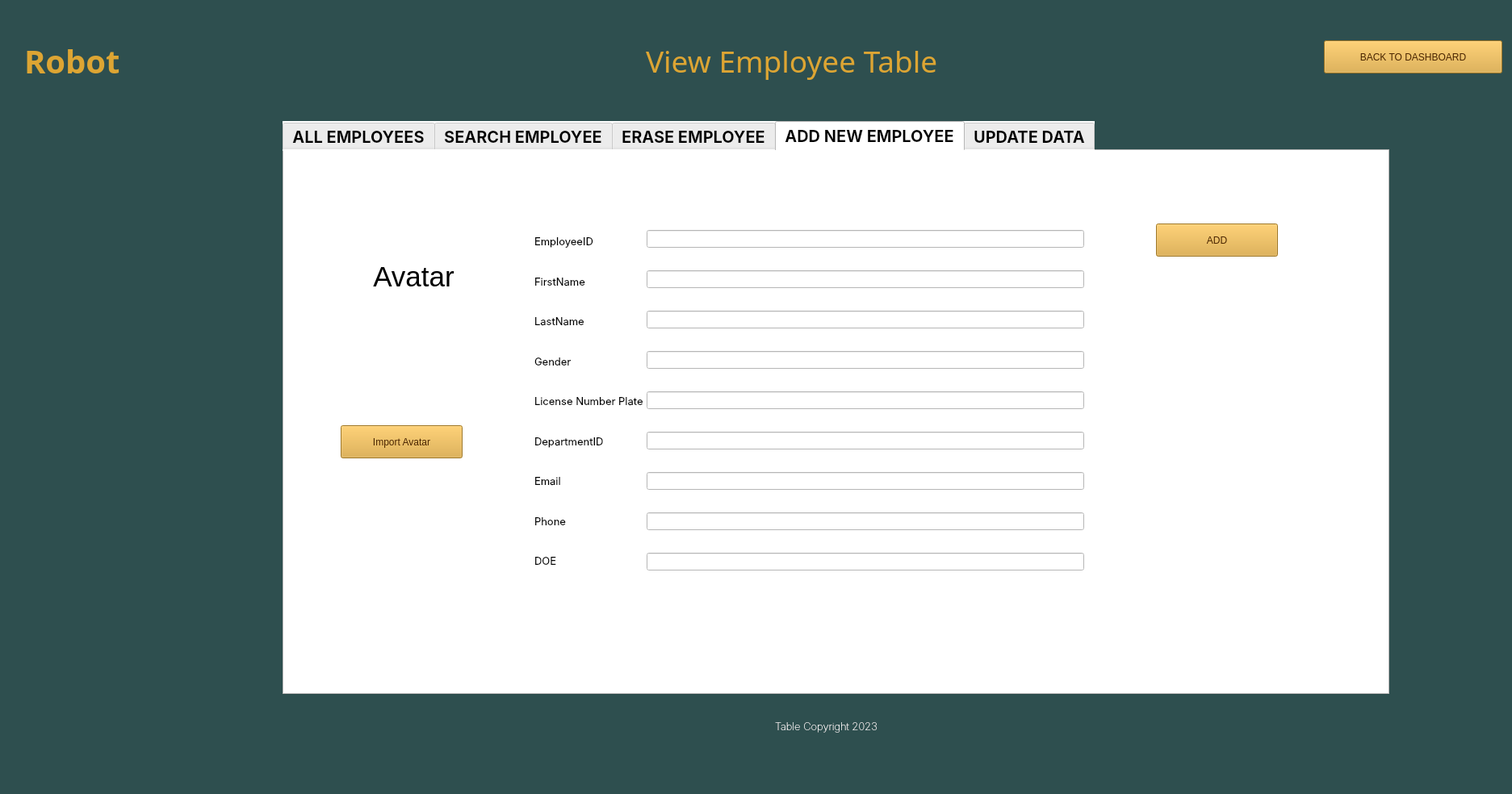
<?xml version="1.0" encoding="UTF-8"?>
<ui version="4.0">
 <class>Form</class>
 <widget class="QWidget" name="Form">
  <property name="geometry">
   <rect>
    <x>0</x>
    <y>0</y>
    <width>1873</width>
    <height>984</height>
   </rect>
  </property>
  <property name="minimumSize">
   <size>
    <width>681</width>
    <height>400</height>
   </size>
  </property>
  <property name="windowTitle">
   <string>REGISTRO DE PRODUCTOS</string>
  </property>
  <property name="styleSheet">
   <string notr="true">background-color: rgb(0, 0, 255);</string>
  </property>
  <widget class="QWidget" name="background" native="true">
   <property name="geometry">
    <rect>
     <x>0</x>
     <y>0</y>
     <width>1920</width>
     <height>1080</height>
    </rect>
   </property>
   <property name="minimumSize">
    <size>
     <width>0</width>
     <height>0</height>
    </size>
   </property>
   <property name="autoFillBackground">
    <bool>false</bool>
   </property>
   <property name="styleSheet">
    <string notr="true">
background-color: rgb(46, 79, 79);</string>
   </property>
   <widget class="QLabel" name="label_17">
    <property name="geometry">
     <rect>
      <x>800</x>
      <y>10</y>
      <width>521</width>
      <height>131</height>
     </rect>
    </property>
    <property name="font">
     <font>
      <family>SF Pro Rounded</family>
      <pointsize>28</pointsize>
      <weight>10</weight>
      <italic>false</italic>
      <bold>false</bold>
     </font>
    </property>
    <property name="styleSheet">
     <string notr="true">color: rgb(221, 165, 51);
background-color: transparent;
font: 81 28pt &quot;SF Pro Rounded&quot;;</string>
    </property>
    <property name="text">
     <string>View Employee Table</string>
    </property>
   </widget>
   <widget class="QLabel" name="label_18">
    <property name="geometry">
     <rect>
      <x>960</x>
      <y>870</y>
      <width>161</width>
      <height>61</height>
     </rect>
    </property>
    <property name="font">
     <font>
      <family>SF Pro Display</family>
      <pointsize>10</pointsize>
      <weight>1</weight>
      <italic>false</italic>
      <bold>false</bold>
     </font>
    </property>
    <property name="styleSheet">
     <string notr="true">color:rgb(255, 255, 255);
font: 12 10pt &quot;SF Pro Display&quot;;
background-color: transparent;
</string>
    </property>
    <property name="text">
     <string>Table Copyright 2023</string>
    </property>
   </widget>
   <widget class="QTabWidget" name="pantalla">
    <property name="geometry">
     <rect>
      <x>350</x>
      <y>150</y>
      <width>1371</width>
      <height>711</height>
     </rect>
    </property>
    <property name="sizePolicy">
     <sizepolicy hsizetype="Expanding" vsizetype="Expanding">
      <horstretch>0</horstretch>
      <verstretch>0</verstretch>
     </sizepolicy>
    </property>
    <property name="font">
     <font>
      <family>SF Pro Display</family>
      <pointsize>15</pointsize>
      <weight>75</weight>
      <italic>false</italic>
      <bold>true</bold>
      <underline>false</underline>
      <stylestrategy>PreferDefault</stylestrategy>
      <kerning>true</kerning>
     </font>
    </property>
    <property name="mouseTracking">
     <bool>false</bool>
    </property>
    <property name="tabletTracking">
     <bool>false</bool>
    </property>
    <property name="focusPolicy">
     <enum>Qt::TabFocus</enum>
    </property>
    <property name="acceptDrops">
     <bool>false</bool>
    </property>
    <property name="layoutDirection">
     <enum>Qt::LeftToRight</enum>
    </property>
    <property name="styleSheet">
     <string notr="true">background-color: rgb(255, 255, 255);



color: rgb(0, 0, 0);</string>
    </property>
    <property name="tabPosition">
     <enum>QTabWidget::North</enum>
    </property>
    <property name="tabShape">
     <enum>QTabWidget::Rounded</enum>
    </property>
    <property name="currentIndex">
     <number>3</number>
    </property>
    <property name="tabsClosable">
     <bool>false</bool>
    </property>
    <widget class="QWidget" name="tab_5">
     <attribute name="title">
      <string>ALL EMPLOYEES</string>
     </attribute>
     <widget class="QTableWidget" name="table_employees">
      <property name="geometry">
       <rect>
        <x>30</x>
        <y>60</y>
        <width>1251</width>
        <height>581</height>
       </rect>
      </property>
      <property name="sizePolicy">
       <sizepolicy hsizetype="Expanding" vsizetype="Expanding">
        <horstretch>0</horstretch>
        <verstretch>0</verstretch>
       </sizepolicy>
      </property>
      <property name="font">
       <font>
        <family>SF Pro Display</family>
        <pointsize>10</pointsize>
        <weight>75</weight>
        <italic>false</italic>
        <bold>true</bold>
       </font>
      </property>
      <property name="autoFillBackground">
       <bool>false</bool>
      </property>
      <property name="styleSheet">
       <string notr="true"/>
      </property>
      <property name="textElideMode">
       <enum>Qt::ElideLeft</enum>
      </property>
      <property name="sortingEnabled">
       <bool>false</bool>
      </property>
      <property name="rowCount">
       <number>0</number>
      </property>
      <property name="columnCount">
       <number>10</number>
      </property>
      <attribute name="horizontalHeaderCascadingSectionResizes">
       <bool>false</bool>
      </attribute>
      <attribute name="horizontalHeaderDefaultSectionSize">
       <number>150</number>
      </attribute>
      <attribute name="horizontalHeaderShowSortIndicator" stdset="0">
       <bool>false</bool>
      </attribute>
      <attribute name="verticalHeaderCascadingSectionResizes">
       <bool>false</bool>
      </attribute>
      <attribute name="verticalHeaderShowSortIndicator" stdset="0">
       <bool>false</bool>
      </attribute>
      <column>
       <property name="text">
        <string>Avatar</string>
       </property>
       <property name="font">
        <font>
         <family>MS Shell Dlg 2</family>
         <weight>75</weight>
         <bold>true</bold>
        </font>
       </property>
      </column>
      <column>
       <property name="text">
        <string>EmployeeID</string>
       </property>
       <property name="font">
        <font>
         <weight>75</weight>
         <bold>true</bold>
        </font>
       </property>
       <property name="textAlignment">
        <set>AlignCenter</set>
       </property>
       <property name="background">
        <color>
         <red>255</red>
         <green>0</green>
         <blue>191</blue>
        </color>
       </property>
      </column>
      <column>
       <property name="text">
        <string>FirstName</string>
       </property>
       <property name="font">
        <font>
         <weight>75</weight>
         <bold>true</bold>
        </font>
       </property>
       <property name="textAlignment">
        <set>AlignCenter</set>
       </property>
       <property name="background">
        <color>
         <red>85</red>
         <green>255</green>
         <blue>127</blue>
        </color>
       </property>
      </column>
      <column>
       <property name="text">
        <string>LastName</string>
       </property>
       <property name="font">
        <font>
         <weight>75</weight>
         <bold>true</bold>
        </font>
       </property>
       <property name="textAlignment">
        <set>AlignCenter</set>
       </property>
       <property name="background">
        <color>
         <red>255</red>
         <green>248</green>
         <blue>53</blue>
        </color>
       </property>
      </column>
      <column>
       <property name="text">
        <string>Gender</string>
       </property>
       <property name="font">
        <font>
         <weight>75</weight>
         <bold>true</bold>
        </font>
       </property>
       <property name="textAlignment">
        <set>AlignCenter</set>
       </property>
       <property name="background">
        <color>
         <red>0</red>
         <green>170</green>
         <blue>127</blue>
        </color>
       </property>
      </column>
      <column>
       <property name="text">
        <string>License Number Plate</string>
       </property>
       <property name="font">
        <font>
         <weight>75</weight>
         <bold>true</bold>
        </font>
       </property>
      </column>
      <column>
       <property name="text">
        <string>DepartmentID</string>
       </property>
       <property name="font">
        <font>
         <weight>75</weight>
         <bold>true</bold>
        </font>
       </property>
      </column>
      <column>
       <property name="text">
        <string>Email</string>
       </property>
       <property name="font">
        <font>
         <weight>75</weight>
         <bold>true</bold>
        </font>
       </property>
       <property name="textAlignment">
        <set>AlignCenter</set>
       </property>
       <property name="background">
        <color>
         <red>255</red>
         <green>170</green>
         <blue>0</blue>
        </color>
       </property>
      </column>
      <column>
       <property name="text">
        <string>Phone</string>
       </property>
       <property name="font">
        <font>
         <family>Nirmala UI</family>
         <weight>75</weight>
         <bold>true</bold>
        </font>
       </property>
      </column>
      <column>
       <property name="text">
        <string>DOE</string>
       </property>
       <property name="font">
        <font>
         <weight>75</weight>
         <bold>true</bold>
        </font>
       </property>
      </column>
     </widget>
     <widget class="QPushButton" name="bt_refresh">
      <property name="geometry">
       <rect>
        <x>1050</x>
        <y>10</y>
        <width>151</width>
        <height>41</height>
       </rect>
      </property>
      <property name="styleSheet">
       <string notr="true">background-color: rgb(221, 165, 51);
color: rgb(74, 37, 0);

font: 81 10pt &quot;SF Pro Rounded&quot;;
</string>
      </property>
      <property name="text">
       <string>REFRESH</string>
      </property>
     </widget>
    </widget>
    <widget class="QWidget" name="tab">
     <attribute name="title">
      <string>SEARCH EMPLOYEE</string>
     </attribute>
     <widget class="QLineEdit" name="firstnameB">
      <property name="geometry">
       <rect>
        <x>300</x>
        <y>40</y>
        <width>211</width>
        <height>31</height>
       </rect>
      </property>
      <property name="text">
       <string/>
      </property>
     </widget>
     <widget class="QLabel" name="label">
      <property name="geometry">
       <rect>
        <x>40</x>
        <y>40</y>
        <width>241</width>
        <height>31</height>
       </rect>
      </property>
      <property name="font">
       <font>
        <family>SF Pro Display</family>
        <pointsize>13</pointsize>
       </font>
      </property>
      <property name="text">
       <string>FirstName of Employee :</string>
      </property>
     </widget>
     <widget class="QTableWidget" name="table_searching">
      <property name="geometry">
       <rect>
        <x>10</x>
        <y>100</y>
        <width>1201</width>
        <height>471</height>
       </rect>
      </property>
      <property name="font">
       <font>
        <family>SF Pro Display</family>
        <pointsize>10</pointsize>
        <weight>75</weight>
        <italic>false</italic>
        <bold>true</bold>
       </font>
      </property>
      <property name="autoFillBackground">
       <bool>false</bool>
      </property>
      <property name="styleSheet">
       <string notr="true"/>
      </property>
      <property name="rowCount">
       <number>0</number>
      </property>
      <property name="columnCount">
       <number>10</number>
      </property>
      <attribute name="horizontalHeaderCascadingSectionResizes">
       <bool>false</bool>
      </attribute>
      <attribute name="horizontalHeaderDefaultSectionSize">
       <number>150</number>
      </attribute>
      <attribute name="horizontalHeaderShowSortIndicator" stdset="0">
       <bool>false</bool>
      </attribute>
      <attribute name="verticalHeaderCascadingSectionResizes">
       <bool>false</bool>
      </attribute>
      <attribute name="verticalHeaderShowSortIndicator" stdset="0">
       <bool>false</bool>
      </attribute>
      <column>
       <property name="text">
        <string>Avatar</string>
       </property>
       <property name="font">
        <font>
         <weight>75</weight>
         <bold>true</bold>
        </font>
       </property>
      </column>
      <column>
       <property name="text">
        <string>EmployeeID</string>
       </property>
       <property name="font">
        <font>
         <weight>75</weight>
         <bold>true</bold>
        </font>
       </property>
       <property name="textAlignment">
        <set>AlignCenter</set>
       </property>
       <property name="background">
        <color>
         <red>255</red>
         <green>0</green>
         <blue>191</blue>
        </color>
       </property>
      </column>
      <column>
       <property name="text">
        <string>FirstName</string>
       </property>
       <property name="font">
        <font>
         <weight>75</weight>
         <bold>true</bold>
        </font>
       </property>
       <property name="textAlignment">
        <set>AlignCenter</set>
       </property>
       <property name="background">
        <color>
         <red>85</red>
         <green>255</green>
         <blue>127</blue>
        </color>
       </property>
      </column>
      <column>
       <property name="text">
        <string>LastName</string>
       </property>
       <property name="font">
        <font>
         <weight>75</weight>
         <bold>true</bold>
        </font>
       </property>
       <property name="textAlignment">
        <set>AlignCenter</set>
       </property>
       <property name="background">
        <color>
         <red>255</red>
         <green>248</green>
         <blue>53</blue>
        </color>
       </property>
      </column>
      <column>
       <property name="text">
        <string>Gender</string>
       </property>
       <property name="font">
        <font>
         <weight>75</weight>
         <bold>true</bold>
        </font>
       </property>
       <property name="textAlignment">
        <set>AlignCenter</set>
       </property>
       <property name="background">
        <color>
         <red>0</red>
         <green>170</green>
         <blue>127</blue>
        </color>
       </property>
      </column>
      <column>
       <property name="text">
        <string>License Number Plate</string>
       </property>
       <property name="font">
        <font>
         <weight>75</weight>
         <bold>true</bold>
        </font>
       </property>
      </column>
      <column>
       <property name="text">
        <string>DepartmentID</string>
       </property>
       <property name="font">
        <font>
         <weight>75</weight>
         <bold>true</bold>
        </font>
       </property>
      </column>
      <column>
       <property name="text">
        <string>Email</string>
       </property>
       <property name="font">
        <font>
         <weight>75</weight>
         <bold>true</bold>
        </font>
       </property>
       <property name="textAlignment">
        <set>AlignCenter</set>
       </property>
       <property name="background">
        <color>
         <red>255</red>
         <green>170</green>
         <blue>0</blue>
        </color>
       </property>
      </column>
      <column>
       <property name="text">
        <string>Phone</string>
       </property>
       <property name="font">
        <font>
         <family>Nirmala UI</family>
         <weight>75</weight>
         <bold>true</bold>
        </font>
       </property>
      </column>
      <column>
       <property name="text">
        <string>DOE</string>
       </property>
       <property name="font">
        <font>
         <weight>75</weight>
         <bold>true</bold>
        </font>
       </property>
      </column>
     </widget>
     <widget class="QPushButton" name="bt_search">
      <property name="geometry">
       <rect>
        <x>1060</x>
        <y>40</y>
        <width>151</width>
        <height>41</height>
       </rect>
      </property>
      <property name="styleSheet">
       <string notr="true">background-color: rgb(221, 165, 51);
color: rgb(74, 37, 0);
font: 81 10pt &quot;SF Pro Rounded&quot;;
</string>
      </property>
      <property name="text">
       <string>SEARCH</string>
      </property>
     </widget>
     <widget class="QPushButton" name="borrar_ok_3">
      <property name="geometry">
       <rect>
        <x>630</x>
        <y>40</y>
        <width>381</width>
        <height>31</height>
       </rect>
      </property>
      <property name="font">
       <font>
        <family>SF Pro Rounded</family>
        <pointsize>10</pointsize>
       </font>
      </property>
      <property name="styleSheet">
       <string notr="true">color: rgb(221, 165, 51);</string>
      </property>
      <property name="text">
       <string>OK</string>
      </property>
      <property name="flat">
       <bool>true</bool>
      </property>
     </widget>
    </widget>
    <widget class="QWidget" name="tab_4">
     <attribute name="title">
      <string>ERASE EMPLOYEE</string>
     </attribute>
     <widget class="QLineEdit" name="firstname_erase">
      <property name="geometry">
       <rect>
        <x>160</x>
        <y>30</y>
        <width>331</width>
        <height>31</height>
       </rect>
      </property>
      <property name="text">
       <string/>
      </property>
     </widget>
     <widget class="QPushButton" name="borrar_ok">
      <property name="geometry">
       <rect>
        <x>650</x>
        <y>30</y>
        <width>381</width>
        <height>31</height>
       </rect>
      </property>
      <property name="font">
       <font>
        <family>SF Pro Rounded</family>
        <pointsize>10</pointsize>
       </font>
      </property>
      <property name="styleSheet">
       <string notr="true">color: rgb(221, 165, 51);
</string>
      </property>
      <property name="text">
       <string>OK</string>
      </property>
      <property name="flat">
       <bool>true</bool>
      </property>
     </widget>
     <widget class="QTableWidget" name="table_erasing">
      <property name="geometry">
       <rect>
        <x>20</x>
        <y>90</y>
        <width>1201</width>
        <height>501</height>
       </rect>
      </property>
      <property name="font">
       <font>
        <weight>75</weight>
        <bold>true</bold>
       </font>
      </property>
      <property name="styleSheet">
       <string notr="true"/>
      </property>
      <property name="rowCount">
       <number>0</number>
      </property>
      <property name="columnCount">
       <number>10</number>
      </property>
      <attribute name="horizontalHeaderCascadingSectionResizes">
       <bool>false</bool>
      </attribute>
      <attribute name="horizontalHeaderDefaultSectionSize">
       <number>150</number>
      </attribute>
      <attribute name="horizontalHeaderShowSortIndicator" stdset="0">
       <bool>false</bool>
      </attribute>
      <attribute name="verticalHeaderCascadingSectionResizes">
       <bool>false</bool>
      </attribute>
      <attribute name="verticalHeaderShowSortIndicator" stdset="0">
       <bool>false</bool>
      </attribute>
      <column>
       <property name="text">
        <string>Avatar</string>
       </property>
       <property name="font">
        <font>
         <weight>75</weight>
         <bold>true</bold>
        </font>
       </property>
      </column>
      <column>
       <property name="text">
        <string>EmployeeID</string>
       </property>
       <property name="font">
        <font>
         <weight>75</weight>
         <bold>true</bold>
        </font>
       </property>
       <property name="textAlignment">
        <set>AlignCenter</set>
       </property>
       <property name="background">
        <color>
         <red>255</red>
         <green>0</green>
         <blue>191</blue>
        </color>
       </property>
      </column>
      <column>
       <property name="text">
        <string>FirstName</string>
       </property>
       <property name="font">
        <font>
         <weight>75</weight>
         <bold>true</bold>
        </font>
       </property>
       <property name="textAlignment">
        <set>AlignCenter</set>
       </property>
       <property name="background">
        <color>
         <red>85</red>
         <green>255</green>
         <blue>127</blue>
        </color>
       </property>
      </column>
      <column>
       <property name="text">
        <string>LastName</string>
       </property>
       <property name="font">
        <font>
         <weight>75</weight>
         <bold>true</bold>
        </font>
       </property>
       <property name="textAlignment">
        <set>AlignCenter</set>
       </property>
       <property name="background">
        <color>
         <red>255</red>
         <green>248</green>
         <blue>53</blue>
        </color>
       </property>
      </column>
      <column>
       <property name="text">
        <string>Gender</string>
       </property>
       <property name="font">
        <font>
         <weight>75</weight>
         <bold>true</bold>
        </font>
       </property>
       <property name="textAlignment">
        <set>AlignCenter</set>
       </property>
       <property name="background">
        <color>
         <red>0</red>
         <green>170</green>
         <blue>127</blue>
        </color>
       </property>
      </column>
      <column>
       <property name="text">
        <string>License Number Plate</string>
       </property>
       <property name="font">
        <font>
         <weight>75</weight>
         <bold>true</bold>
        </font>
       </property>
      </column>
      <column>
       <property name="text">
        <string>DepartmentID</string>
       </property>
       <property name="font">
        <font>
         <weight>75</weight>
         <bold>true</bold>
        </font>
       </property>
      </column>
      <column>
       <property name="text">
        <string>Email</string>
       </property>
       <property name="font">
        <font>
         <weight>75</weight>
         <bold>true</bold>
        </font>
       </property>
       <property name="textAlignment">
        <set>AlignCenter</set>
       </property>
       <property name="background">
        <color>
         <red>255</red>
         <green>170</green>
         <blue>0</blue>
        </color>
       </property>
      </column>
      <column>
       <property name="text">
        <string>Phone</string>
       </property>
       <property name="font">
        <font>
         <family>Nirmala UI</family>
         <weight>75</weight>
         <bold>true</bold>
        </font>
       </property>
      </column>
      <column>
       <property name="text">
        <string>DOE</string>
       </property>
       <property name="font">
        <font>
         <weight>75</weight>
         <bold>true</bold>
        </font>
       </property>
      </column>
     </widget>
     <widget class="QPushButton" name="bt_erase">
      <property name="geometry">
       <rect>
        <x>1040</x>
        <y>30</y>
        <width>151</width>
        <height>41</height>
       </rect>
      </property>
      <property name="styleSheet">
       <string notr="true">background-color: rgb(221, 165, 51);
color: rgb(74, 37, 0);
font: 81 10pt &quot;SF Pro Rounded&quot;;
</string>
      </property>
      <property name="text">
       <string>ERASE</string>
      </property>
     </widget>
     <widget class="QLabel" name="label_7">
      <property name="geometry">
       <rect>
        <x>30</x>
        <y>30</y>
        <width>111</width>
        <height>31</height>
       </rect>
      </property>
      <property name="font">
       <font>
        <family>SF Pro Display</family>
        <pointsize>13</pointsize>
       </font>
      </property>
      <property name="text">
       <string>FirstName :</string>
      </property>
     </widget>
    </widget>
    <widget class="QWidget" name="tab_2">
     <attribute name="title">
      <string>ADD NEW EMPLOYEE</string>
     </attribute>
     <widget class="QWidget" name="layoutWidget">
      <property name="geometry">
       <rect>
        <x>310</x>
        <y>90</y>
        <width>681</width>
        <height>441</height>
       </rect>
      </property>
      <layout class="QHBoxLayout" name="horizontalLayout" stretch="0,0">
       <property name="spacing">
        <number>4</number>
       </property>
       <item>
        <layout class="QVBoxLayout" name="verticalLayout_2">
         <item>
          <widget class="QLabel" name="label_2">
           <property name="font">
            <font>
             <family>SF Pro Display</family>
             <pointsize>10</pointsize>
             <weight>50</weight>
             <italic>false</italic>
             <bold>false</bold>
             <underline>false</underline>
            </font>
           </property>
           <property name="text">
            <string>EmployeeID</string>
           </property>
          </widget>
         </item>
         <item>
          <widget class="QLabel" name="label_3">
           <property name="font">
            <font>
             <family>SF Pro Display</family>
             <pointsize>10</pointsize>
             <weight>50</weight>
             <bold>false</bold>
            </font>
           </property>
           <property name="styleSheet">
            <string notr="true"/>
           </property>
           <property name="text">
            <string>FirstName</string>
           </property>
          </widget>
         </item>
         <item>
          <widget class="QLabel" name="label_4">
           <property name="font">
            <font>
             <family>SF Pro Display</family>
             <pointsize>10</pointsize>
             <weight>50</weight>
             <bold>false</bold>
            </font>
           </property>
           <property name="text">
            <string>LastName</string>
           </property>
          </widget>
         </item>
         <item>
          <widget class="QLabel" name="label_5">
           <property name="font">
            <font>
             <family>SF Pro Display</family>
             <pointsize>10</pointsize>
             <weight>50</weight>
             <bold>false</bold>
            </font>
           </property>
           <property name="text">
            <string>Gender</string>
           </property>
          </widget>
         </item>
         <item>
          <widget class="QLabel" name="label_6">
           <property name="font">
            <font>
             <family>SF Pro Display</family>
             <pointsize>10</pointsize>
             <weight>50</weight>
             <bold>false</bold>
            </font>
           </property>
           <property name="text">
            <string>License Number Plate</string>
           </property>
          </widget>
         </item>
         <item>
          <widget class="QLabel" name="label_8">
           <property name="font">
            <font>
             <family>SF Pro Display</family>
             <pointsize>10</pointsize>
             <weight>50</weight>
             <bold>false</bold>
            </font>
           </property>
           <property name="text">
            <string>DepartmentID</string>
           </property>
          </widget>
         </item>
         <item>
          <widget class="QLabel" name="label_19">
           <property name="font">
            <font>
             <family>SF Pro Display</family>
             <pointsize>10</pointsize>
             <weight>50</weight>
             <bold>false</bold>
            </font>
           </property>
           <property name="text">
            <string>Email</string>
           </property>
          </widget>
         </item>
         <item>
          <widget class="QLabel" name="label_20">
           <property name="font">
            <font>
             <family>SF Pro Display</family>
             <pointsize>10</pointsize>
             <weight>50</weight>
             <bold>false</bold>
            </font>
           </property>
           <property name="text">
            <string>Phone</string>
           </property>
          </widget>
         </item>
         <item>
          <widget class="QLabel" name="label_21">
           <property name="font">
            <font>
             <family>SF Pro Display</family>
             <pointsize>10</pointsize>
             <weight>50</weight>
             <bold>false</bold>
            </font>
           </property>
           <property name="text">
            <string>DOE</string>
           </property>
          </widget>
         </item>
        </layout>
       </item>
       <item>
        <layout class="QVBoxLayout" name="verticalLayout">
         <property name="spacing">
          <number>20</number>
         </property>
         <item>
          <widget class="QLineEdit" name="employeeidA"/>
         </item>
         <item>
          <widget class="QLineEdit" name="firstnameA"/>
         </item>
         <item>
          <widget class="QLineEdit" name="lastnameA"/>
         </item>
         <item>
          <widget class="QLineEdit" name="genderA"/>
         </item>
         <item>
          <widget class="QLineEdit" name="licensenumberplateA">
           <property name="frame">
            <bool>true</bool>
           </property>
           <property name="clearButtonEnabled">
            <bool>false</bool>
           </property>
          </widget>
         </item>
         <item>
          <widget class="QLineEdit" name="departmentidA"/>
         </item>
         <item>
          <widget class="QLineEdit" name="emailA"/>
         </item>
         <item>
          <widget class="QLineEdit" name="phoneA"/>
         </item>
         <item>
          <widget class="QLineEdit" name="doeA"/>
         </item>
        </layout>
       </item>
      </layout>
     </widget>
     <widget class="QPushButton" name="bt_add">
      <property name="geometry">
       <rect>
        <x>1080</x>
        <y>90</y>
        <width>151</width>
        <height>41</height>
       </rect>
      </property>
      <property name="styleSheet">
       <string notr="true">background-color: rgb(221, 165, 51);
color: rgb(74, 37, 0);

font: 81 10pt &quot;SF Pro Rounded&quot;;
</string>
      </property>
      <property name="text">
       <string>ADD</string>
      </property>
     </widget>
     <widget class="QPushButton" name="borrar_ok_2">
      <property name="geometry">
       <rect>
        <x>750</x>
        <y>30</y>
        <width>521</width>
        <height>31</height>
       </rect>
      </property>
      <property name="font">
       <font>
        <family>SF Pro Rounded</family>
        <pointsize>10</pointsize>
       </font>
      </property>
      <property name="styleSheet">
       <string notr="true">color: rgb(221, 165, 51);</string>
      </property>
      <property name="text">
       <string/>
      </property>
      <property name="flat">
       <bool>true</bool>
      </property>
     </widget>
     <widget class="QLabel" name="image">
      <property name="geometry">
       <rect>
        <x>50</x>
        <y>30</y>
        <width>221</width>
        <height>251</height>
       </rect>
      </property>
      <property name="font">
       <font>
        <pointsize>26</pointsize>
       </font>
      </property>
      <property name="text">
       <string>Avatar</string>
      </property>
      <property name="alignment">
       <set>Qt::AlignCenter</set>
      </property>
     </widget>
     <widget class="QPushButton" name="readBtn_2">
      <property name="geometry">
       <rect>
        <x>70</x>
        <y>340</y>
        <width>151</width>
        <height>41</height>
       </rect>
      </property>
      <property name="styleSheet">
       <string notr="true">background-color: rgb(221, 165, 51);
color: rgb(74, 37, 0);

font: 81 10pt &quot;SF Pro Rounded&quot;;
</string>
      </property>
      <property name="text">
       <string>Import Avatar</string>
      </property>
     </widget>
    </widget>
    <widget class="QWidget" name="tab_3">
     <attribute name="title">
      <string>UPDATE DATA</string>
     </attribute>
     <widget class="QPushButton" name="bt_update">
      <property name="geometry">
       <rect>
        <x>190</x>
        <y>140</y>
        <width>151</width>
        <height>41</height>
       </rect>
      </property>
      <property name="styleSheet">
       <string notr="true">background-color: rgb(221, 165, 51);
color: rgb(74, 37, 0);
font: 81 10pt &quot;SF Pro Rounded&quot;;
</string>
      </property>
      <property name="text">
       <string>UPDATE</string>
      </property>
     </widget>
     <widget class="QLineEdit" name="id_producto">
      <property name="geometry">
       <rect>
        <x>20</x>
        <y>100</y>
        <width>321</width>
        <height>31</height>
       </rect>
      </property>
     </widget>
     <widget class="QLabel" name="label_13">
      <property name="geometry">
       <rect>
        <x>30</x>
        <y>50</y>
        <width>311</width>
        <height>39</height>
       </rect>
      </property>
      <property name="font">
       <font>
        <family>SF Pro Text</family>
        <pointsize>13</pointsize>
        <weight>50</weight>
        <italic>false</italic>
        <bold>false</bold>
       </font>
      </property>
      <property name="styleSheet">
       <string notr="true">font: 13pt &quot;SF Pro Text&quot;;</string>
      </property>
      <property name="text">
       <string>ENTER ID OF EMPLOYEE</string>
      </property>
     </widget>
     <widget class="QPushButton" name="id_buscar">
      <property name="geometry">
       <rect>
        <x>20</x>
        <y>140</y>
        <width>151</width>
        <height>41</height>
       </rect>
      </property>
      <property name="font">
       <font>
        <family>SF Pro Rounded</family>
        <pointsize>10</pointsize>
        <weight>75</weight>
        <bold>true</bold>
       </font>
      </property>
      <property name="styleSheet">
       <string notr="true">color: rgb(221, 165, 51);
</string>
      </property>
      <property name="text">
       <string>Search</string>
      </property>
     </widget>
     <widget class="QWidget" name="layoutWidget_2">
      <property name="geometry">
       <rect>
        <x>380</x>
        <y>60</y>
        <width>681</width>
        <height>441</height>
       </rect>
      </property>
      <layout class="QHBoxLayout" name="horizontalLayout_2" stretch="0,0">
       <property name="spacing">
        <number>4</number>
       </property>
       <item>
        <layout class="QVBoxLayout" name="verticalLayout_3">
         <item>
          <widget class="QLabel" name="label_9">
           <property name="font">
            <font>
             <family>SF Pro Display</family>
             <pointsize>10</pointsize>
             <weight>50</weight>
             <italic>false</italic>
             <bold>false</bold>
             <underline>false</underline>
            </font>
           </property>
           <property name="text">
            <string>EmployeeID</string>
           </property>
          </widget>
         </item>
         <item>
          <widget class="QLabel" name="label_10">
           <property name="font">
            <font>
             <family>SF Pro Display</family>
             <pointsize>10</pointsize>
             <weight>50</weight>
             <bold>false</bold>
            </font>
           </property>
           <property name="styleSheet">
            <string notr="true"/>
           </property>
           <property name="text">
            <string>FirstName</string>
           </property>
          </widget>
         </item>
         <item>
          <widget class="QLabel" name="label_11">
           <property name="font">
            <font>
             <family>SF Pro Display</family>
             <pointsize>10</pointsize>
             <weight>50</weight>
             <bold>false</bold>
            </font>
           </property>
           <property name="text">
            <string>LastName</string>
           </property>
          </widget>
         </item>
         <item>
          <widget class="QLabel" name="label_12">
           <property name="font">
            <font>
             <family>SF Pro Display</family>
             <pointsize>10</pointsize>
             <weight>50</weight>
             <bold>false</bold>
            </font>
           </property>
           <property name="text">
            <string>Gender</string>
           </property>
          </widget>
         </item>
         <item>
          <widget class="QLabel" name="label_14">
           <property name="font">
            <font>
             <family>SF Pro Display</family>
             <pointsize>10</pointsize>
             <weight>50</weight>
             <bold>false</bold>
            </font>
           </property>
           <property name="text">
            <string>License Number Plate</string>
           </property>
          </widget>
         </item>
         <item>
          <widget class="QLabel" name="label_15">
           <property name="font">
            <font>
             <family>SF Pro Display</family>
             <pointsize>10</pointsize>
             <weight>50</weight>
             <bold>false</bold>
            </font>
           </property>
           <property name="text">
            <string>DepartmentID</string>
           </property>
          </widget>
         </item>
         <item>
          <widget class="QLabel" name="label_22">
           <property name="font">
            <font>
             <family>SF Pro Display</family>
             <pointsize>10</pointsize>
             <weight>50</weight>
             <bold>false</bold>
            </font>
           </property>
           <property name="text">
            <string>Email</string>
           </property>
          </widget>
         </item>
         <item>
          <widget class="QLabel" name="label_23">
           <property name="font">
            <font>
             <family>SF Pro Display</family>
             <pointsize>10</pointsize>
             <weight>50</weight>
             <bold>false</bold>
            </font>
           </property>
           <property name="text">
            <string>Phone</string>
           </property>
          </widget>
         </item>
         <item>
          <widget class="QLabel" name="label_24">
           <property name="font">
            <font>
             <family>SF Pro Display</family>
             <pointsize>10</pointsize>
             <weight>50</weight>
             <bold>false</bold>
            </font>
           </property>
           <property name="text">
            <string>DOE</string>
           </property>
          </widget>
         </item>
        </layout>
       </item>
       <item>
        <layout class="QVBoxLayout" name="verticalLayout_4">
         <property name="spacing">
          <number>20</number>
         </property>
         <item>
          <widget class="QLineEdit" name="employeeidUP"/>
         </item>
         <item>
          <widget class="QLineEdit" name="firstnameUP"/>
         </item>
         <item>
          <widget class="QLineEdit" name="lastnameUP"/>
         </item>
         <item>
          <widget class="QLineEdit" name="genderUP"/>
         </item>
         <item>
          <widget class="QLineEdit" name="licensenumberplateUP">
           <property name="frame">
            <bool>true</bool>
           </property>
           <property name="clearButtonEnabled">
            <bool>false</bool>
           </property>
          </widget>
         </item>
         <item>
          <widget class="QLineEdit" name="departmentidUP"/>
         </item>
         <item>
          <widget class="QLineEdit" name="emailUP"/>
         </item>
         <item>
          <widget class="QLineEdit" name="phoneUP"/>
         </item>
         <item>
          <widget class="QLineEdit" name="doeUP"/>
         </item>
        </layout>
       </item>
      </layout>
     </widget>
    </widget>
   </widget>
   <widget class="QLabel" name="label_16">
    <property name="geometry">
     <rect>
      <x>30</x>
      <y>40</y>
      <width>161</width>
      <height>71</height>
     </rect>
    </property>
    <property name="font">
     <font>
      <family>SF Pro Rounded</family>
      <pointsize>30</pointsize>
      <weight>75</weight>
      <bold>true</bold>
     </font>
    </property>
    <property name="styleSheet">
     <string notr="true">color: rgb(221, 165, 51);</string>
    </property>
    <property name="text">
     <string>Robot</string>
    </property>
   </widget>
   <widget class="QPushButton" name="bt_erase_2">
    <property name="geometry">
     <rect>
      <x>1640</x>
      <y>50</y>
      <width>221</width>
      <height>41</height>
     </rect>
    </property>
    <property name="styleSheet">
     <string notr="true">background-color: rgb(221, 165, 51);
color: rgb(74, 37, 0);
font: 81 10pt &quot;SF Pro Rounded&quot;;
</string>
    </property>
    <property name="text">
     <string>BACK TO DASHBOARD</string>
    </property>
   </widget>
  </widget>
 </widget>
 <resources/>
 <connections/>
</ui>
